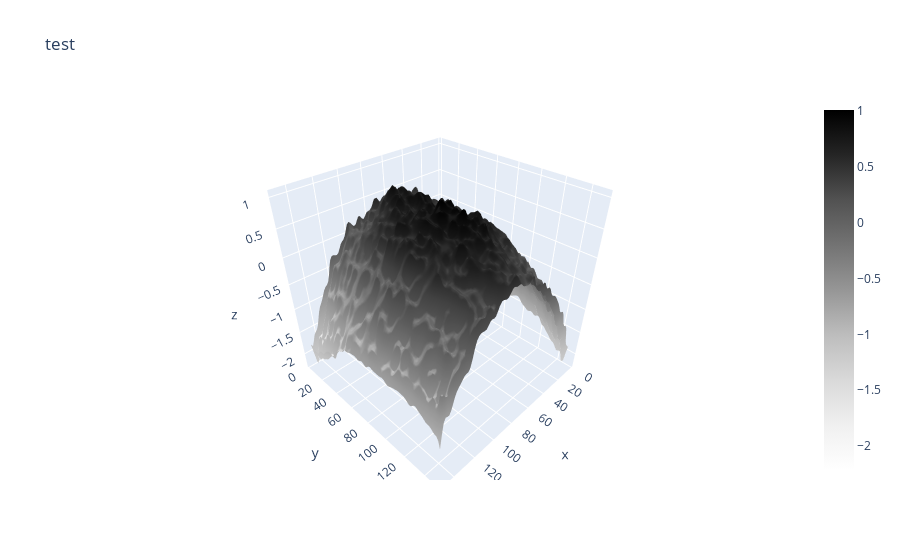

The notebook cell saved with this chart:
### Code cell
# Graphing the filtered flattened surface with plotly
print('plotting the last one')
fig = go.Figure(data=go.Surface(x=xseggrid[i],y=yseggrid[i],z=sollast_FT_filtered_IFT_real, colorscale="greys"))
fig.update_layout(scene = dict(
            xaxis_title='x',
            yaxis_title='y',
            zaxis_title='z'),
            title='test')

### Figure 1 — Plotly figure (JSON) as saved in the notebook; plotly's stock layout.template omitted (floating-point values rounded to 4 significant figures; data arrays with more than 128 entries replaced by an {"elided": "..."} marker saying what was removed)
{"data": [{"colorscale": [[0, "rgb(255,255,255)"], [0.125, "rgb(240,240,240)"], [0.25, "rgb(217,217,217)"], [0.375, "rgb(189,189,189)"], [0.5, "rgb(150,150,150)"], [0.625, "rgb(115,115,115)"], [0.75, "rgb(82,82,82)"], [0.875, "rgb(37,37,37)"], [1, "rgb(0,0,0)"]], "type": "surface", "x": {"elided": "97x96 float values"}, "y": {"elided": "97x96 float values"}, "z": {"elided": "97x96 float values"}}], "layout": {"scene": {"xaxis": {"title": {"text": "x"}}, "yaxis": {"title": {"text": "y"}}, "zaxis": {"title": {"text": "z"}}}, "title": {"text": "test"}}}
